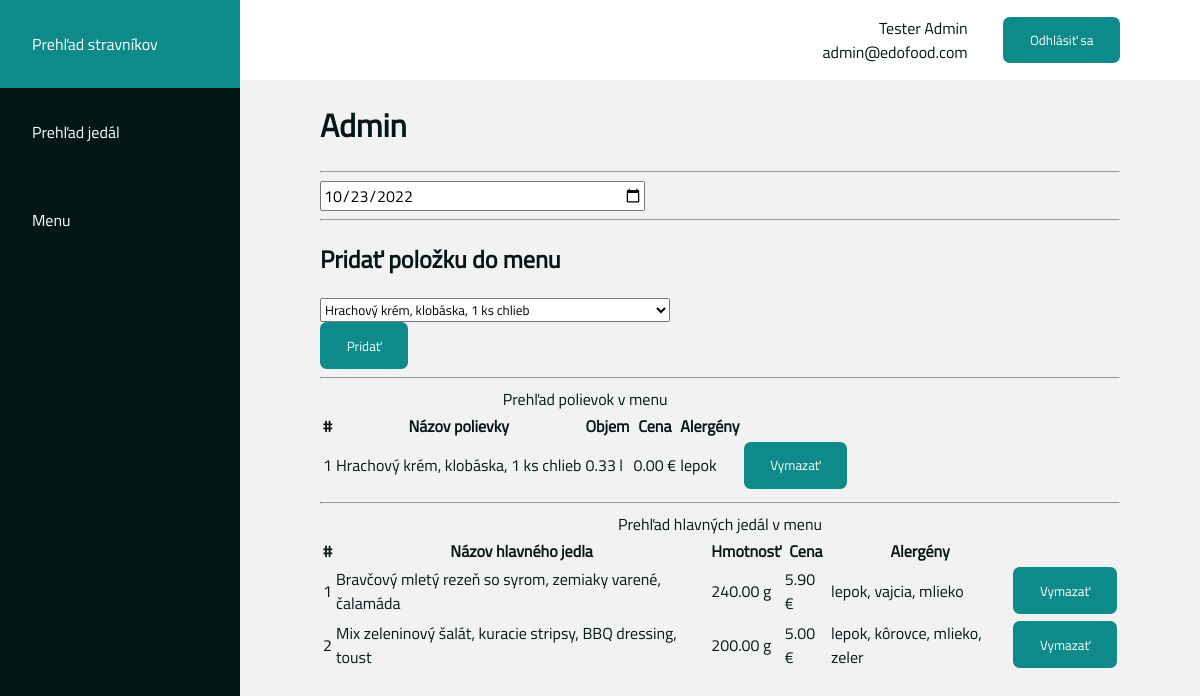
/admin.php?page=menu-items (signed in), run on the app's committed database.
### tables this page shows
CREATE TABLE IF NOT EXISTS `people` (
  `id` int(10) unsigned NOT NULL,
  `full_name` varchar(255) NOT NULL,
  `email` varchar(255) NOT NULL,
  `password` varchar(255) NOT NULL,
  `credit` decimal(10,2) unsigned NOT NULL DEFAULT 0.00,
  `admin` enum('Y','N') NOT NULL DEFAULT 'N',
  `last_edit` timestamp NOT NULL DEFAULT current_timestamp() ON UPDATE current_timestamp(),
  PRIMARY KEY (`id`),
  UNIQUE KEY `email` (`email`)
);

CREATE TABLE IF NOT EXISTS `menu_items` (
  `id` int(10) unsigned NOT NULL AUTO_INCREMENT,
  `meal` int(10) unsigned NOT NULL,
  `date` date NOT NULL,
  PRIMARY KEY (`id`),
  KEY `meal` (`meal`),
  CONSTRAINT `menu_items_meal` FOREIGN KEY (`meal`) REFERENCES `meals` (`id`)
);

CREATE TABLE IF NOT EXISTS `meals` (
  `id` int(10) unsigned NOT NULL AUTO_INCREMENT,
  `name` varchar(255) NOT NULL,
  `price` decimal(10,2) unsigned NOT NULL,
  `amount` decimal(10,2) unsigned NOT NULL,
  `meal_type` enum('soup','main_dish') NOT NULL,
  `last_edit` timestamp NOT NULL DEFAULT current_timestamp() ON UPDATE current_timestamp(),
  PRIMARY KEY (`id`)
);

### web/functions/authentification.php (called while the page is built, shortened)
<?php
require_once $_SERVER['DOCUMENT_ROOT'] . '/functions/db.php';
function get_logged_in_user($db)
{
    $user_id = $_SESSION['user-id'] ?? null;
    if (
        $user_id !== null &&
        $db->is_valid_user_id($user_id)
    )
    {
        return $user_id;
    }
    return null;
}
?>

### web/functions/db.php (called while the page is built, shortened)
<?php
require_once $_SERVER['DOCUMENT_ROOT'] . '/functions/validators.php';
class Database
{
    private $db = null;
    public function __construct()
    {
        $host = 'localhost';
        $user = 'root';
        $password = '';
        $database = 'edo_food';
        $this->db = new mysqli($host, $user, $password, $database);
        $this->db->set_charset('utf8mb4');
    }
    public function is_valid_user_id($user_id)
    {
        $user_id = $this->db->real_escape_string($user_id);
        $query =
        "SELECT
            COUNT(*) AS `count`
        FROM `people`
        WHERE
            `people`.`id` = $user_id
        ;";
        $q = $this->db->query($query);
        $row = $q->fetch_assoc();
        return intval($row['count']) === 1;
    }
    public function get_person($user_id)
    {
        $user_id = $this->db->real_escape_string($user_id);
        $query =
        "SELECT
            `people`.`id` AS `id`,
            `people`.`full_name` AS `full_name`,
            `people`.`email` AS `email`
        FROM `people`
        WHERE
            `people`.`id` = $user_id
        ;";
        $q = $this->db->query($query);
        $row = $q->fetch_assoc();
        return $row;
    }
    public function get_meals($meal_type = null)
    {
        $query =
        "SELECT
            `meals`.`id` AS `id`,
            `meals`.`name` AS `name`,
            `meals`.`price` AS `price`,
            `meals`.`amount` AS `amount`,
            `meals`.`meal_type` AS `meal_type`
        FROM `meals`
        ";
        if (is_valid_meal_type($meal_type))
        {
            $meal_type = $this->db->real_escape_string($meal_type);
            $query .= "WHERE `meals`.`meal_type` = TRIM('$meal_type')";
        }
        $query .= ";";
        $meals = [];
        $q = $this->db->query($query);
        while ($row = $q->fetch_assoc())
        {
            $meal = $row;
            $meal['allergens'] = $this->get_meal_allergens($meal['id']);
            $meals[] = $meal;
        }
        return $meals;
    }
    private function get_meal_allergens($meal_id)
    {
        $meal_id = $this->db->real_escape_string($meal_id);
        $query =
        "SELECT
            `allergens`.`id` AS `id`,
            `allergens`.`name` AS `name`
        FROM `allergens`
            JOIN `meals_allergens` ON (`meals_allergens`.`allergen` = `allergens`.`id`)
        WHERE `meals_allergens`.`meal` = $meal_id
        ;";
        $allergens = [];
        $q = $this->db->query($query);
        while ($row = $q->fetch_assoc())
        {
            $allergens[] = $row;
        }
        return $allergens;
    }
    public function get_menu_items($date = null, $meal_type = null)
    {
        $query =
        "SELECT
            `menu_items`.`id` AS `id`,
            `meals`.`id` AS `meal_id`,
            `meals`.`name` AS `meal_name`,
            `meals`.`price` AS `meal_price`,
            `meals`.`amount` AS `meal_amount`,
            `meals`.`meal_type` AS `meal_meal_type`,
            `menu_items`.`date` AS `date`
        FROM `meals`
            JOIN `menu_items` ON (`menu_items`.`meal` = `meals`.`id`)
        WHERE 1
        ";
        if (is_valid_date($date))
        {
            $date = $this->db->real_escape_string($date);
            $query .= "AND DATE(`menu_items`.`date`) = DATE('$date')\n";
        }
        if (is_valid_meal_type($meal_type))
        {
            $meal_type = $this->db->real_escape_string($meal_type);
            $query .= "AND TRIM(`meals`.`meal_type`) = TRIM('$meal_type')\n";
        }
        $query .= ";";
        $menu_items = [];
        $q = $this->db->query($query);
        while ($row = $q->fetch_assoc())
        {
            $menu_item = $row;
            $menu_item['meal_allergens'] = $this->get_meal_allergens($menu_item['meal_id']);
            $menu_items[] = $menu_item;
        }
        return $menu_items;
    }
}
?>

### web/functions/validators.php (called while the page is built, shortened)
<?php
function is_valid_string($value)
{
    $invalid_values =
    [
        null,
        '',
    ];
    return
        !in_array($value, $invalid_values, true) &&
        is_string($value);
}
function is_valid_date($value)
{
    if (!is_valid_string($value))
    {
        return false;
    }
    $format = 'Y-m-d';
    $d = DateTime::createFromFormat($format, $value);
    return $d && $d->format($format) === $value;
}
function is_valid_meal_type($value)
{
    $valid_values =
    [
        'soup',
        'main_dish',
    ];
    return
        is_valid_string($value) &&
        in_array($value, $valid_values, true);
}
?>

### web/pages/admin/menu-items.php (the view, shortened to what this page needs)
<hr>
<div>
    <form method="get">
        <input type="date" id="date" name="date" value="<?php echo($date); ?>" oninput="this.form.submit()">
    </form>
</div>
<hr>
<div id="add-menu-item-form">
    <h2>Pridať položku do menu</h2>
    <div>
        <select id="meal-id">
<?php
foreach ($soups as $soup)
{
    echo("<option value=\"{$soup['id']}\">{$soup['name']}</option>\n");
}
?>
        </select>
    </div>
    <div>
        <button onclick="addMenuItem()">Pridať</button>
    </div>
</div>
<hr>
<table>
    <caption>Prehľad polievok v menu</caption>
    <thead>
        <tr>
            <th>#</th>
            <th>Názov polievky</th>
            <th>Objem</th>
            <th>Cena</th>
            <th>Alergény</th>
            <th></th>
        </tr>
    </thead>
    <tbody>
<?php
$i = 1;
foreach ($menu_soups as $menu_soup)
{
    $id = $menu_soup['id'];
    echo("<tr>\n");
    echo("<td>$i</td>\n");
    echo("<td>{$menu_soup['meal_name']}</td>\n");
    echo("<td>{$menu_soup['meal_amount']} l</td>\n");
    echo("<td>{$menu_soup['meal_price']} &euro;</td>\n");
    $allergens = [];
    foreach ($menu_soup['meal_allergens'] as $allergen)
    {
        $allergens[] = $allergen['name'];
    }
    $allergens = implode(', ', $allergens);
    echo("<td>$allergens</td>\n");
    echo("<td>\n");
    echo("<button onclick=\"deleteMenuItem($id)\">Vymazať</button>\n");
    echo("</td>\n");
    ++$i;
}
?>
    </tbody>
</table>
<hr>
<table>
    <caption>Prehľad hlavných jedál v menu</caption>
    <thead>
        <tr>
            <th>#</th>
            <th>Názov hlavného jedla</th>
            <th>Hmotnosť</th>
            <th>Cena</th>
            <th>Alergény</th>
            <th></th>
        </tr>
    </thead>
    <tbody>
<?php
$i = 1;
foreach ($menu_main_dishes as $menu_main_dish)
{
    $id = $menu_main_dish['id'];
    echo("<tr>\n");
    echo("<td>$i</td>\n");
    echo("<td>{$menu_main_dish['meal_name']}</td>\n");
    echo("<td>{$menu_main_dish['meal_amount']} g</td>\n");
    echo("<td>{$menu_main_dish['meal_price']} &euro;</td>\n");
    $allergens = [];
    foreach ($menu_main_dish['meal_allergens'] as $allergen)
    {
        $allergens[] = $allergen['name'];
    }
    $allergens = implode(', ', $allergens);
    echo("<td>$allergens</td>\n");
    echo("<td>\n");
    echo("<button onclick=\"deleteMenuItem($id)\">Vymazať</button>\n");
    echo("</td>\n");
    echo("<tr>\n");
    ++$i;
}
?>
    </tbody>
</table>

### web/admin.php (shortened to what this page needs)
<?php
require_once $_SERVER['DOCUMENT_ROOT'] . '/functions/db.php';
require_once $_SERVER['DOCUMENT_ROOT'] . '/functions/authentification.php';
$db = new Database();
$logged_in_person = $db->get_person(get_logged_in_user($db));
$date = $_GET['date'] ?? null;
$date = is_valid_date($date) ? $date : date('Y-m-d');
$soups = $db->get_meals('soup');
$menu_soups = $db->get_menu_items($date, 'soup');
$main_dishes = $db->get_meals('main_dish');
$menu_main_dishes = $db->get_menu_items($date, 'main_dish');
?>
<!DOCTYPE html>
<html lang="sk">
    <head>
        <link rel="stylesheet" href="./css/main.css">
    </head>
    <body>
        <div class="user-info">
            <span>
                <p><?php echo($logged_in_person['full_name']); ?></p>
                <p><?php echo($logged_in_person['email']); ?></p>
            </span>
            <span>
                <button onclick="logout()">Odhlásiť sa</button>
            </span>
        </div>
        <nav>
            <a href="?page=people">Prehľad stravníkov</a>
            <a href="?page=meals">Prehľad jedál</a>
            <a href="?page=menu-items">Menu</a>
        </nav>
        <main>
            <h1>Admin</h1>
<?php
$page = $_GET['page'] ?? null;
switch ($page)
{
    case 'menu-items':
        include $_SERVER['DOCUMENT_ROOT'] . '/pages/admin/menu-items.php';
        break;
}
?>
        </main>
    </body>
</html>

### web/css/main.css (style rules this page uses)
* { --primary-color: hsl(180, 80%, 5%); --secondary-color: hsl(180, 80%, 30%); --nav-width: 15em; font-family: 'Titillium' }
body { background-color: hsl(0, 0%, 95%); color: var(--primary-color); margin: 0; padding: 0; }
nav { background-color: var(--primary-color); position: fixed; top: 0; left: 0; width: var(--nav-width); height: 100%; }
nav a { color: white; text-decoration: none; display: block; padding: 2em; }
.user-info { background-color: white; position: fixed; top: 0; right: 0; width: 100%; text-align: right; padding-right: 5em; }
.user-info span { display: inline-block; vertical-align: middle; padding-top: 1em; padding-bottom: 1em; padding-left: 2em; }
.user-info p { margin: 0; }
main { margin-left: var(--nav-width); padding: 5em; }
button { background-color: var(--secondary-color); color: white; border: none; padding: 1em 2em; border-radius: 0.5em; cursor: pointer; }
input { font-size: 1em; width: 20em; }

### data on the page
people: full_name "Tester Admin", email "admin@edofood.com"
menu_items: meal.name "Hrachový krém, klobáska, 1 ks chlieb", meal.amount "0.33", meal.price "0.00", allergens "lepok"
menu_items: meal.name "Bravčový mletý rezeň so syrom, zemiaky varené, čalamáda", meal.amount "240.00", meal.price "5.90", allergens "lepok, vajcia, mlieko"
menu_items: meal.name "Mix zeleninový šalát, kuracie stripsy, BBQ dressing, toust", meal.amount "200.00", meal.price "5.00", allergens "lepok, kôrovce, mlieko, zeler"

### other printed values
form field value "Hrachový krém, klobáska, 1 ks chlieb"
